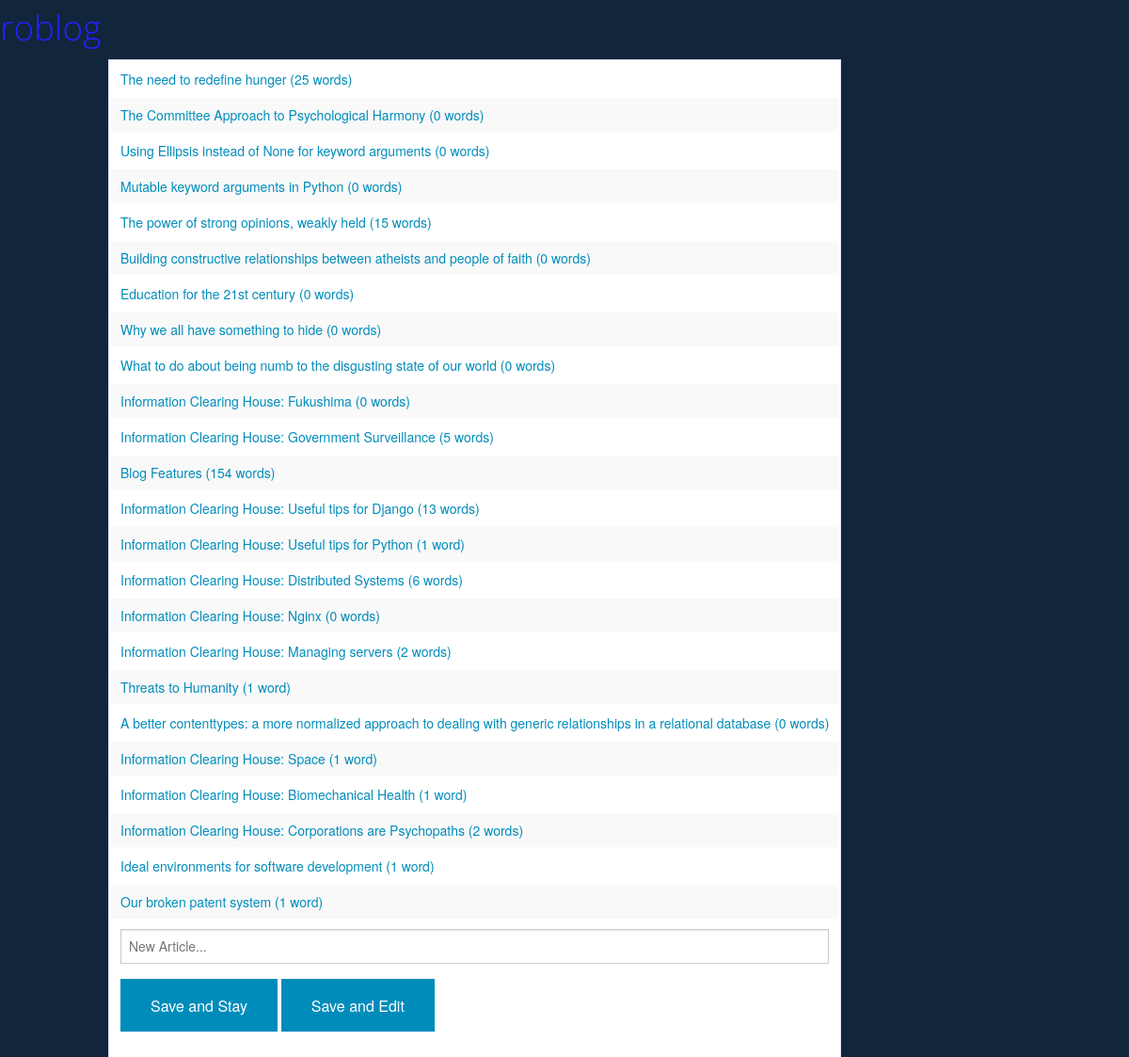
/dashboard, run on the app's committed database.
### articles/models.py (models this page shows, shortened)
class Article(models.Model):
    title = models.CharField(max_length=255)
    subtitle = models.CharField(max_length=255, blank=True)
    text = models.TextField(blank=True)
    visible = models.BooleanField(default=False)
    publish_date = models.DateTimeField(null=True, blank=True)
    tags = models.ManyToManyField('Tag', blank=True)
    @property
    def words(self):
        return len(self.text.split())

### articles/views.py (the view, shortened to what this page needs)
# urls.py: url(r'^dashboard$', 'articles.views.dashboard', name='dashboard'),
def dashboard(request):
    return render(request, 'dashboard.html', {
        'articles': Article.objects.all()
    })

### articles/templates/dashboard.html (shortened to what this page needs)
{% extends "index.html" %}
{% block content %}
<h2>roblog</h2>
<div class="row">
    <div class="small-12 columns">
    	<form method="POST">
	        <table>
	        	<tbody>
	        		{% for article in articles %}
	        		<tr>
	        			<td><a href="{% url 'article_editor' article_id=article.id %}">{{ article.title }} ({{article.words}} word{{article.words|pluralize}})</a></td>
	        		</tr>
	        		{% endfor %}
	        		<tr>
	        			<td>
	        				<input type="text" name="title" placeholder="New Article..." />
	        				<button name="destination" value="dashboard">Save and Stay</button>
	        				<button name="destination" value="editor">Save and Edit</button>
	        			</td>
	        		</tr>
	        	</tbody>
	        </table>
		</form>
    </div>
</div>
{% endblock content %}

### core/templates/index.html (shortened to what this page needs)
{% load staticfiles %}
<!doctype html>
<html class="no-js" lang="en">
<head>
    <link rel="stylesheet" href="{% static "css/foundation.css" %}" />
</head>
<body>
    {% block content %}
    {% endblock content %}
</body>
</html>

### data on the page
Article: title "The need to redefine hunger", words "25"
Article: title "The Committee Approach to Psychological Harmony", words "0"
Article: title "Using Ellipsis instead of None for keyword arguments", words "0"
Article: title "Mutable keyword arguments in Python", words "0"
Article: title "The power of strong opinions, weakly held", words "15"
Article: title "Building constructive relationships between atheists and people of faith", words "0"
Article: title "Education for the 21st century", words "0"
Article: title "Why we all have something to hide", words "0"
Article: title "What to do about being numb to the disgusting state of our world", words "0"
Article: title "Information Clearing House: Fukushima", words "0"
Article: title "Information Clearing House: Government Surveillance", words "5"
Article: title "Blog Features", words "154"
Article: title "Information Clearing House: Useful tips for Django", words "13"
Article: title "Information Clearing House: Useful tips for Python", words "1"
Article: title "Information Clearing House: Distributed Systems", words "6"
Article: title "Information Clearing House: Nginx", words "0"
Article: title "Information Clearing House: Managing servers", words "2"
Article: title "Threats to Humanity", words "1"
Article: title "A better contenttypes: a more normalized approach to dealing with generic relationships in a relational database", words "0"
Article: title "Information Clearing House: Space", words "1"
Article: title "Information Clearing House: Biomechanical Health", words "1"
Article: title "Information Clearing House: Corporations are Psychopaths", words "2"
Article: title "Ideal environments for software development", words "1"
Article: title "Our broken patent system", words "1"
